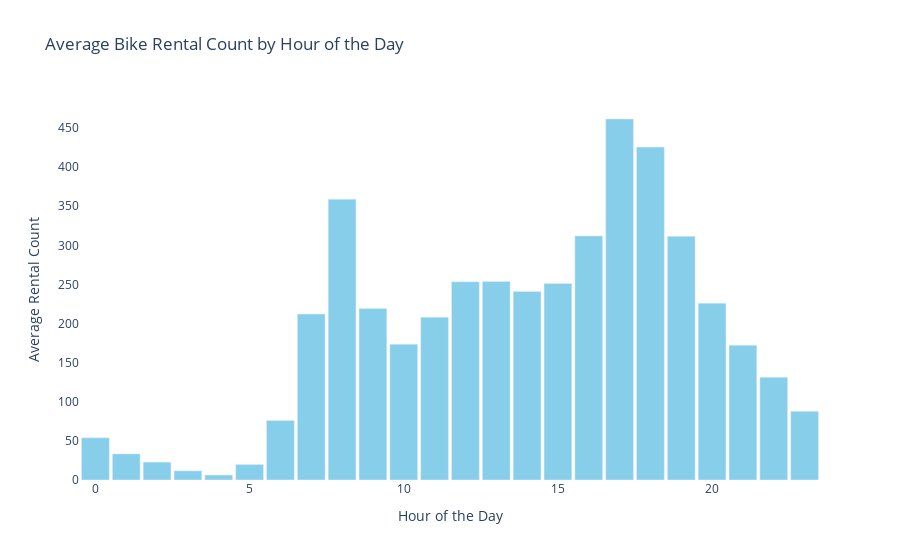

Source (notebook cell):
### Code cell
import plotly.graph_objects as go

# Group the data by hour and calculate the average rental count for each hour
hourly_demand = data.groupby('hr')['cnt'].mean().reset_index()

# Create a bar plot using Plotly
fig = go.Figure(data=go.Bar(
    x=hourly_demand['hr'],
    y=hourly_demand['cnt'],
    marker_color='skyblue'
))

# Customize the layout
fig.update_layout(
    title='Average Bike Rental Count by Hour of the Day',
    xaxis=dict(title='Hour of the Day'),
    yaxis=dict(title='Average Rental Count'),
    bargap=0.1,
    plot_bgcolor='rgba(0,0,0,0)',
    showlegend=False
)

# Show the plot
fig.show()

### Figure 1 — Plotly figure (JSON) as saved in the notebook; plotly's stock layout.template omitted (floating-point values rounded to 4 significant figures)
{"data": [{"marker": {"color": "skyblue"}, "type": "bar", "x": [0, 1, 2, 3, 4, 5, 6, 7, 8, 9, 10, 11, 12, 13, 14, 15, 16, 17, 18, 19, 20, 21, 22, 23], "y": [53.9, 33.38, 22.87, 11.73, 6.353, 19.89, 76.04, 212.1, 359.0, 219.3, 173.7, 208.1, 253.3, 253.7, 240.9, 251.2, 312.0, 461.5, 425.5, 311.5, 226.0, 172.3, 131.3, 87.83]}], "layout": {"bargap": 0.1, "plot_bgcolor": "rgba(0,0,0,0)", "showlegend": false, "title": {"text": "Average Bike Rental Count by Hour of the Day"}, "xaxis": {"title": {"text": "Hour of the Day"}}, "yaxis": {"title": {"text": "Average Rental Count"}}}}
